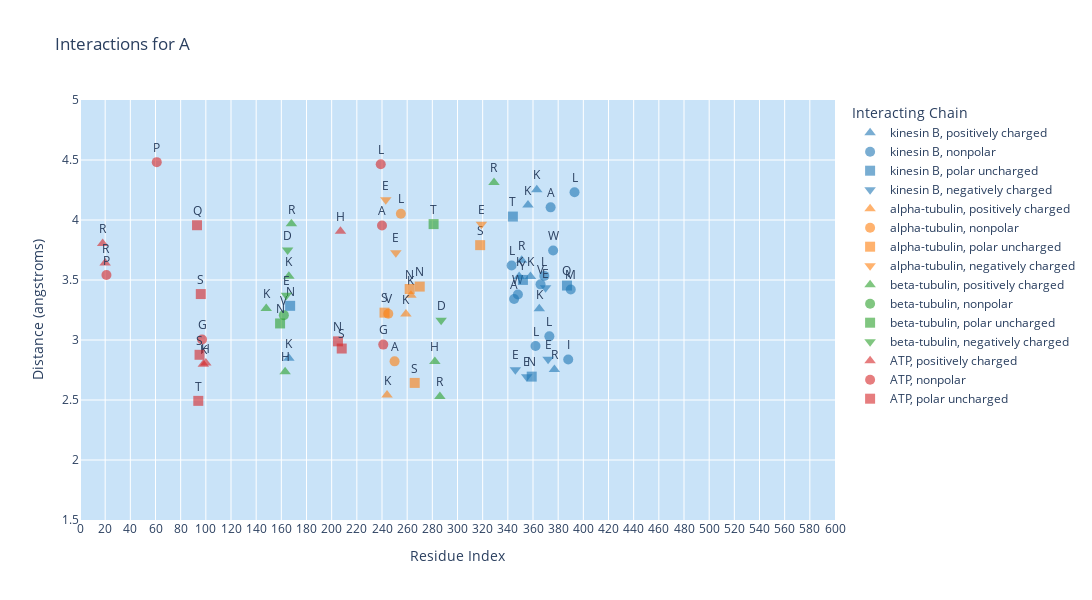
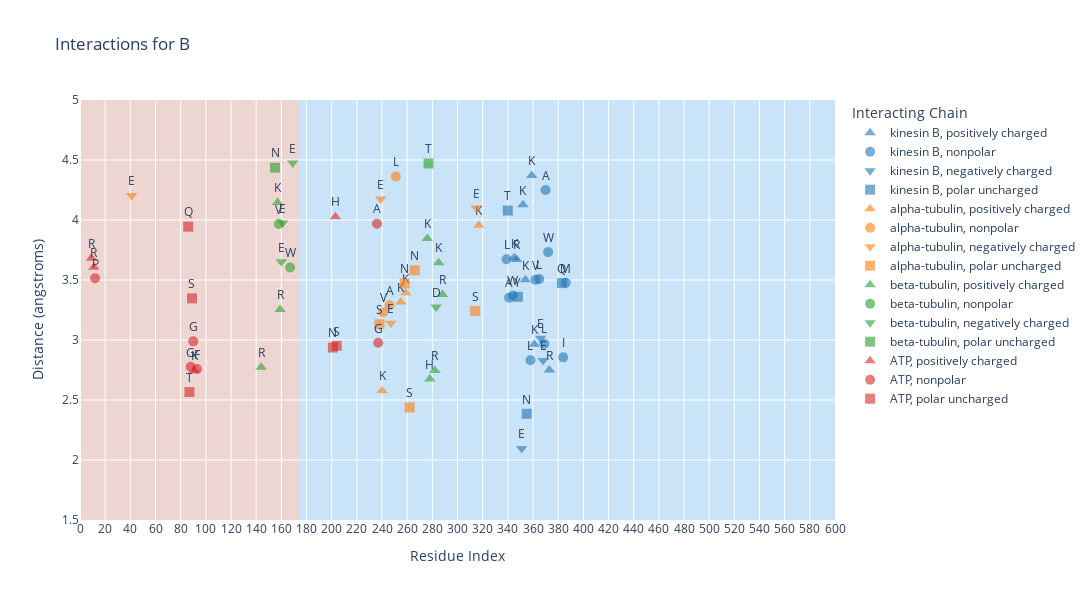
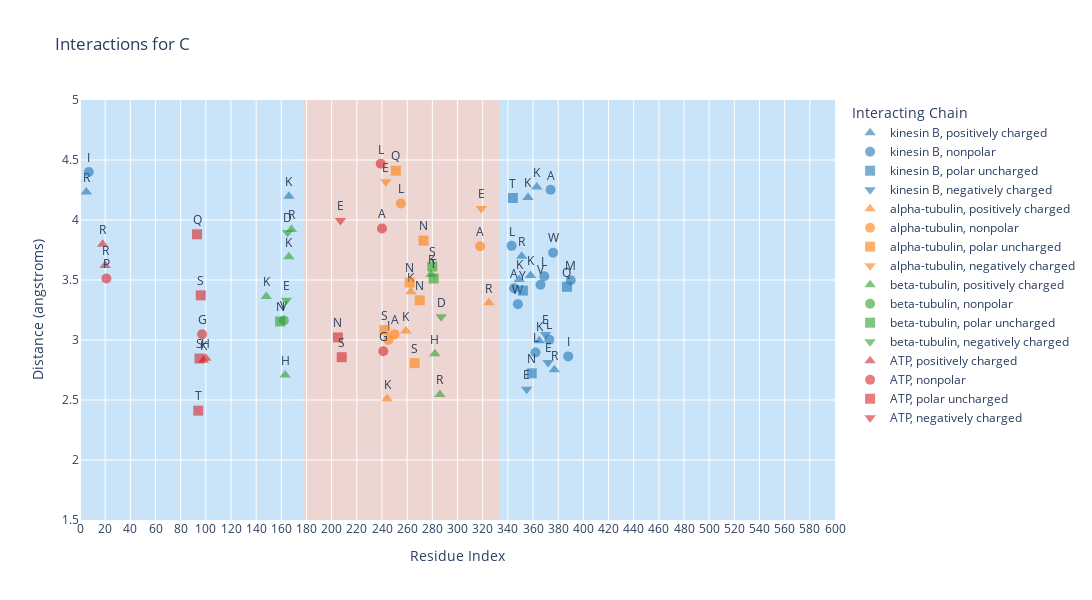
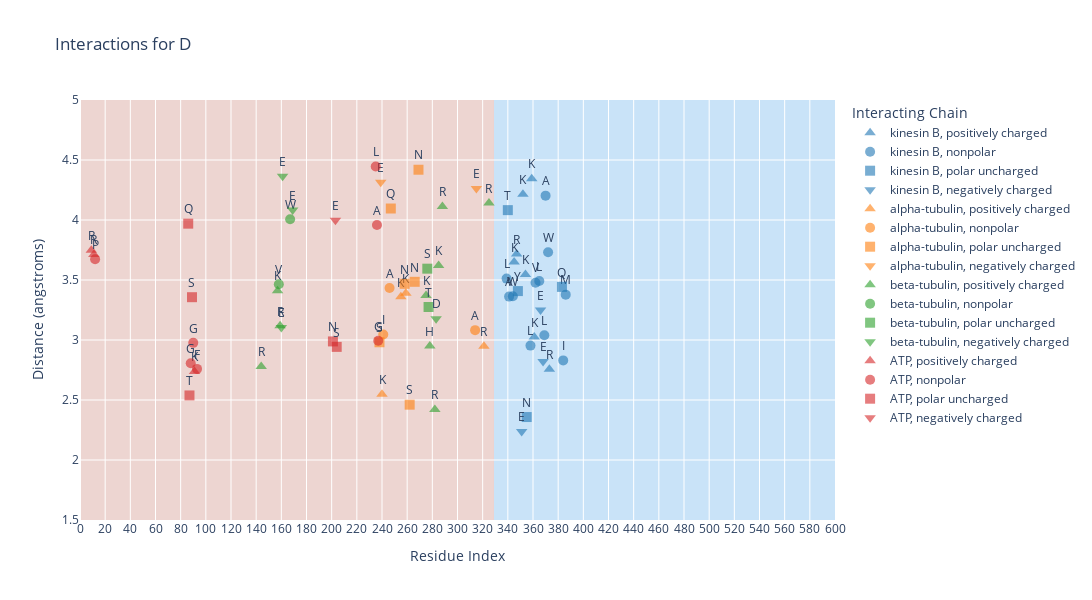

Notebook code for these charts, in order:
### Code cell
# Define the path to the CSV file
csv_file_path = "../../data/3d_predictions/chimeras_5seeds/average_interactions_chimeras.csv"

# Process the DataFrame
df_processed = process_dataframe(csv_file_path)

# Define the threshold value for distance filtering
distance_threshold = 4.5
# Create and display the plots with specified x-axis range, interacting chains, and files to plot
xaxis_range = [0, 600]  # Example x-axis range
yaxis_range = [1.5, distance_threshold + 0.5]
interacting_chains = ['ATP', 'beta-tubulin', 'alpha-tubulin', 'kinesin B']  # Example interacting chains to display

files_to_plot = None#['A', 'H']  # Example files to plot

plots = create_plots(df_processed, distance_threshold, xaxis_range=xaxis_range, yaxis_range=yaxis_range, interacting_chains=interacting_chains[:4], files_to_plot=files_to_plot, chimeras=True)
